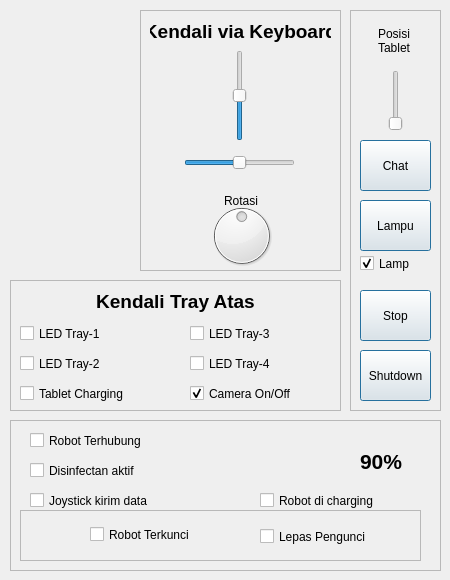
   <widget class="QWidget" name="tab1">
    <attribute name="title">
     <string>Kontrol Utama</string>
    </attribute>
    <widget class="QFrame" name="frame_4">
     <property name="geometry">
      <rect>
       <x>10</x>
       <y>420</y>
       <width>431</width>
       <height>151</height>
      </rect>
     </property>
     <property name="frameShape">
      <enum>QFrame::StyledPanel</enum>
     </property>
     <property name="frameShadow">
      <enum>QFrame::Raised</enum>
     </property>
     <widget class="QCheckBox" name="cbCharging">
      <property name="geometry">
       <rect>
        <x>250</x>
        <y>70</y>
        <width>171</width>
        <height>21</height>
       </rect>
      </property>
      <property name="text">
       <string>Robot di charging</string>
      </property>
     </widget>
     <widget class="QCheckBox" name="cbDisinfectant">
      <property name="geometry">
       <rect>
        <x>20</x>
        <y>40</y>
        <width>181</width>
        <height>21</height>
       </rect>
      </property>
      <property name="text">
       <string>Disinfectan aktif</string>
      </property>
     </widget>
     <widget class="QCheckBox" name="cbConnected">
      <property name="geometry">
       <rect>
        <x>20</x>
        <y>10</y>
        <width>181</width>
        <height>21</height>
       </rect>
      </property>
      <property name="text">
       <string>Robot Terhubung</string>
      </property>
     </widget>
     <widget class="QLabel" name="label_12">
      <property name="geometry">
       <rect>
        <x>280</x>
        <y>20</y>
        <width>68</width>
        <height>41</height>
       </rect>
      </property>
      <property name="text">
       <string/>
      </property>
      <property name="pixmap">
       <pixmap resource="rc/spero.qrc">:/icons/battery_icon.png</pixmap>
      </property>
      <property name="scaledContents">
       <bool>true</bool>
      </property>
     </widget>
     <widget class="QLabel" name="batLevel">
      <property name="geometry">
       <rect>
        <x>350</x>
        <y>30</y>
        <width>51</width>
        <height>22</height>
       </rect>
      </property>
      <property name="font">
       <font>
        <pointsize>16</pointsize>
        <weight>75</weight>
        <bold>true</bold>
       </font>
      </property>
      <property name="text">
       <string>90%</string>
      </property>
     </widget>
     <widget class="QCheckBox" name="cbJoystick">
      <property name="geometry">
       <rect>
        <x>20</x>
        <y>70</y>
        <width>171</width>
        <height>21</height>
       </rect>
      </property>
      <property name="text">
       <string>Joystick kirim data</string>
      </property>
     </widget>
     <widget class="QCheckBox" name="cbLocked">
      <property name="geometry">
       <rect>
        <x>80</x>
        <y>104</y>
        <width>141</width>
        <height>21</height>
       </rect>
      </property>
      <property name="toolTip">
       <string>Jika sensor mendeteksi obyek kurang dari 5cm, robot akan dihentikan.</string>
      </property>
      <property name="whatsThis">
       <string>o</string>
      </property>
      <property name="text">
       <string>Robot Terkunci</string>
      </property>
     </widget>
     <widget class="QFrame" name="frame_11">
      <property name="geometry">
       <rect>
        <x>10</x>
        <y>90</y>
        <width>401</width>
        <height>51</height>
       </rect>
      </property>
      <property name="frameShape">
       <enum>QFrame::StyledPanel</enum>
      </property>
      <property name="frameShadow">
       <enum>QFrame::Raised</enum>
      </property>
      <widget class="QCheckBox" name="cbReleaseLock">
       <property name="geometry">
        <rect>
         <x>240</x>
         <y>16</y>
         <width>141</width>
         <height>21</height>
        </rect>
       </property>
       <property name="toolTip">
        <string>Jika sensor mendeteksi obyek kurang dari 5cm, robot akan dihentikan.</string>
       </property>
       <property name="whatsThis">
        <string>o</string>
       </property>
       <property name="text">
        <string>Lepas Pengunci</string>
       </property>
      </widget>
     </widget>
     <zorder>frame_11</zorder>
     <zorder>cbCharging</zorder>
     <zorder>cbDisinfectant</zorder>
     <zorder>cbConnected</zorder>
     <zorder>label_12</zorder>
     <zorder>batLevel</zorder>
     <zorder>cbJoystick</zorder>
     <zorder>cbLocked</zorder>
    </widget>
    <widget class="QFrame" name="frame_5">
     <property name="geometry">
      <rect>
       <x>140</x>
       <y>10</y>
       <width>201</width>
       <height>261</height>
      </rect>
     </property>
     <property name="frameShape">
      <enum>QFrame::StyledPanel</enum>
     </property>
     <property name="frameShadow">
      <enum>QFrame::Raised</enum>
     </property>
     <widget class="QSlider" name="hSlider">
      <property name="geometry">
       <rect>
        <x>44</x>
        <y>140</y>
        <width>111</width>
        <height>26</height>
       </rect>
      </property>
      <property name="minimum">
       <number>-100</number>
      </property>
      <property name="maximum">
       <number>100</number>
      </property>
      <property name="orientation">
       <enum>Qt::Horizontal</enum>
      </property>
     </widget>
     <widget class="QSlider" name="vSlider">
      <property name="geometry">
       <rect>
        <x>90</x>
        <y>40</y>
        <width>20</width>
        <height>91</height>
       </rect>
      </property>
      <property name="minimum">
       <number>-100</number>
      </property>
      <property name="maximum">
       <number>100</number>
      </property>
      <property name="orientation">
       <enum>Qt::Vertical</enum>
      </property>
     </widget>
     <widget class="QDial" name="dial">
      <property name="geometry">
       <rect>
        <x>56</x>
        <y>190</y>
        <width>91</width>
        <height>71</height>
       </rect>
      </property>
      <property name="minimum">
       <number>-100</number>
      </property>
      <property name="value">
       <number>0</number>
      </property>
     </widget>
     <widget class="QLabel" name="label_8">
      <property name="geometry">
       <rect>
        <x>10</x>
        <y>10</y>
        <width>181</width>
        <height>22</height>
       </rect>
      </property>
      <property name="font">
       <font>
        <pointsize>14</pointsize>
        <weight>75</weight>
        <bold>true</bold>
       </font>
      </property>
      <property name="text">
       <string>Kendali via Keyboard</string>
      </property>
      <property name="alignment">
       <set>Qt::AlignCenter</set>
      </property>
     </widget>
     <widget class="QLabel" name="label_11">
      <property name="geometry">
       <rect>
        <x>67</x>
        <y>180</y>
        <width>68</width>
        <height>22</height>
       </rect>
      </property>
      <property name="text">
       <string>Rotasi</string>
      </property>
      <property name="alignment">
       <set>Qt::AlignCenter</set>
      </property>
     </widget>
    </widget>
    <widget class="QFrame" name="frame">
     <property name="geometry">
      <rect>
       <x>10</x>
       <y>280</y>
       <width>331</width>
       <height>131</height>
      </rect>
     </property>
     <property name="frameShape">
      <enum>QFrame::StyledPanel</enum>
     </property>
     <property name="frameShadow">
      <enum>QFrame::Raised</enum>
     </property>
     <widget class="QLabel" name="label_13">
      <property name="geometry">
       <rect>
        <x>10</x>
        <y>10</y>
        <width>311</width>
        <height>22</height>
       </rect>
      </property>
      <property name="font">
       <font>
        <pointsize>14</pointsize>
        <weight>75</weight>
        <bold>true</bold>
       </font>
      </property>
      <property name="text">
       <string>Kendali Tray Atas</string>
      </property>
      <property name="alignment">
       <set>Qt::AlignCenter</set>
      </property>
     </widget>
     <widget class="QCheckBox" name="tray1">
      <property name="geometry">
       <rect>
        <x>10</x>
        <y>40</y>
        <width>121</width>
        <height>27</height>
       </rect>
      </property>
      <property name="text">
       <string>LED Tray-1</string>
      </property>
     </widget>
     <widget class="QCheckBox" name="tray2">
      <property name="geometry">
       <rect>
        <x>10</x>
        <y>70</y>
        <width>121</width>
        <height>27</height>
       </rect>
      </property>
      <property name="text">
       <string>LED Tray-2</string>
      </property>
     </widget>
     <widget class="QCheckBox" name="tray3">
      <property name="geometry">
       <rect>
        <x>180</x>
        <y>40</y>
        <width>121</width>
        <height>27</height>
       </rect>
      </property>
      <property name="text">
       <string>LED Tray-3</string>
      </property>
     </widget>
     <widget class="QCheckBox" name="tray4">
      <property name="geometry">
       <rect>
        <x>180</x>
        <y>70</y>
        <width>121</width>
        <height>27</height>
       </rect>
      </property>
      <property name="text">
       <string>LED Tray-4</string>
      </property>
     </widget>
     <widget class="QCheckBox" name="tablet">
      <property name="geometry">
       <rect>
        <x>10</x>
        <y>100</y>
        <width>151</width>
        <height>27</height>
       </rect>
      </property>
      <property name="text">
       <string>Tablet Charging</string>
      </property>
     </widget>
     <widget class="QCheckBox" name="cbCam">
      <property name="geometry">
       <rect>
        <x>180</x>
        <y>100</y>
        <width>141</width>
        <height>27</height>
       </rect>
      </property>
      <property name="text">
       <string>Camera On/Off</string>
      </property>
      <property name="checked">
       <bool>true</bool>
      </property>
     </widget>
    </widget>
    <widget class="QLabel" name="label_2">
     <property name="geometry">
      <rect>
       <x>30</x>
       <y>20</y>
       <width>71</width>
       <height>71</height>
      </rect>
     </property>
     <property name="text">
      <string/>
     </property>
     <property name="pixmap">
      <pixmap resource="rc/spero.qrc">:/icons/Logo_petra_lowres.png</pixmap>
     </property>
     <property name="scaledContents">
      <bool>true</bool>
     </property>
    </widget>
    <widget class="QLabel" name="label_9">
     <property name="geometry">
      <rect>
       <x>30</x>
       <y>110</y>
       <width>81</width>
       <height>61</height>
      </rect>
     </property>
     <property name="text">
      <string/>
     </property>
     <property name="pixmap">
      <pixmap resource="rc/spero.qrc">:/icons/royal.png</pixmap>
     </property>
     <property name="scaledContents">
      <bool>true</bool>
     </property>
    </widget>
    <widget class="QLabel" name="label_3">
     <property name="geometry">
      <rect>
       <x>20</x>
       <y>190</y>
       <width>96</width>
       <height>64</height>
      </rect>
     </property>
     <property name="text">
      <string/>
     </property>
     <property name="pixmap">
      <pixmap resource="rc/spero.qrc">:/icons/logo_spero.png</pixmap>
     </property>
     <property name="scaledContents">
      <bool>true</bool>
     </property>
    </widget>
    <widget class="QFrame" name="frame_9">
     <property name="geometry">
      <rect>
       <x>350</x>
       <y>10</y>
       <width>91</width>
       <height>401</height>
      </rect>
     </property>
     <property name="frameShape">
      <enum>QFrame::StyledPanel</enum>
     </property>
     <property name="frameShadow">
      <enum>QFrame::Raised</enum>
     </property>
     <widget class="QSlider" name="servo">
      <property name="geometry">
       <rect>
        <x>10</x>
        <y>60</y>
        <width>71</width>
        <height>61</height>
       </rect>
      </property>
      <property name="minimum">
       <number>0</number>
      </property>
      <property name="maximum">
       <number>99</number>
      </property>
      <property name="orientation">
       <enum>Qt::Vertical</enum>
      </property>
     </widget>
     <widget class="QLabel" name="label_20">
      <property name="geometry">
       <rect>
        <x>10</x>
        <y>10</y>
        <width>68</width>
        <height>41</height>
       </rect>
      </property>
      <property name="text">
       <string>Posisi Tablet</string>
      </property>
      <property name="alignment">
       <set>Qt::AlignCenter</set>
      </property>
      <property name="wordWrap">
       <bool>true</bool>
      </property>
     </widget>
     <widget class="QPushButton" name="pbLampu">
      <property name="geometry">
       <rect>
        <x>10</x>
        <y>190</y>
        <width>71</width>
        <height>51</height>
       </rect>
      </property>
      <property name="toolTip">
       <string>Tekan tombol ini untuk menghentikan gerak robot</string>
      </property>
      <property name="text">
       <string>Lampu</string>
      </property>
      <property name="checkable">
       <bool>true</bool>
      </property>
      <property name="default">
       <bool>true</bool>
      </property>
     </widget>
     <widget class="QPushButton" name="pbStop">
      <property name="geometry">
       <rect>
        <x>10</x>
        <y>280</y>
        <width>71</width>
        <height>51</height>
       </rect>
      </property>
      <property name="toolTip">
       <string>Tekan tombol ini untuk menghentikan gerak robot</string>
      </property>
      <property name="text">
       <string>Stop</string>
      </property>
      <property name="default">
       <bool>true</bool>
      </property>
     </widget>
     <widget class="QPushButton" name="pbHalt">
      <property name="geometry">
       <rect>
        <x>10</x>
        <y>340</y>
        <width>71</width>
        <height>51</height>
       </rect>
      </property>
      <property name="toolTip">
       <string>Tekan tombol ini untuk menghentikan sistem SPERO keseluruhan</string>
      </property>
      <property name="text">
       <string>Shutdown</string>
      </property>
      <property name="default">
       <bool>true</bool>
      </property>
     </widget>
     <widget class="QPushButton" name="pbChat">
      <property name="geometry">
       <rect>
        <x>10</x>
        <y>130</y>
        <width>71</width>
        <height>51</height>
       </rect>
      </property>
      <property name="toolTip">
       <string>Tekan tombol ini untuk menghentikan gerak robot</string>
      </property>
      <property name="text">
       <string>Chat</string>
      </property>
      <property name="checkable">
       <bool>true</bool>
      </property>
      <property name="default">
       <bool>true</bool>
      </property>
     </widget>
     <widget class="QCheckBox" name="cbLampu">
      <property name="geometry">
       <rect>
        <x>10</x>
        <y>240</y>
        <width>71</width>
        <height>27</height>
       </rect>
      </property>
      <property name="text">
       <string>Lamp</string>
      </property>
      <property name="checked">
       <bool>true</bool>
      </property>
     </widget>
    </widget>
   </widget>
